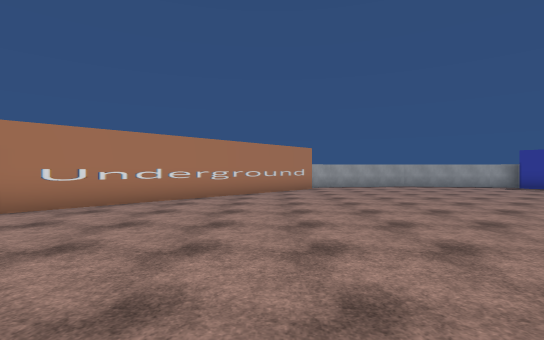
View 1 (above)

16 first-person views from a walk through a Unity game level. The camera is 1.5 m above the floor, looks level and sees 85° across. The floor is counted in squares, 2 m on a side. Each view is taken from the middle of a square. On the plan, view 1 faces up. The plan holds only what a view shows up to about 10 squares ahead; the rest is blank. The place goes on beyond the plan. Some surface patterns are stand-ins.

View 2
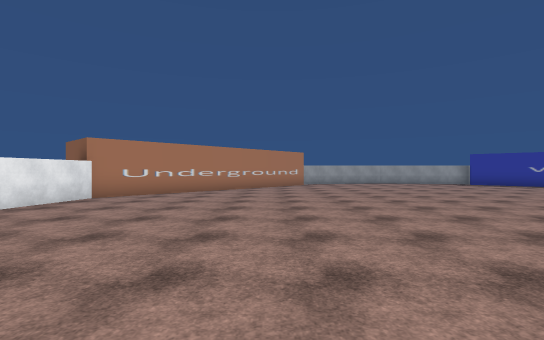

View 3
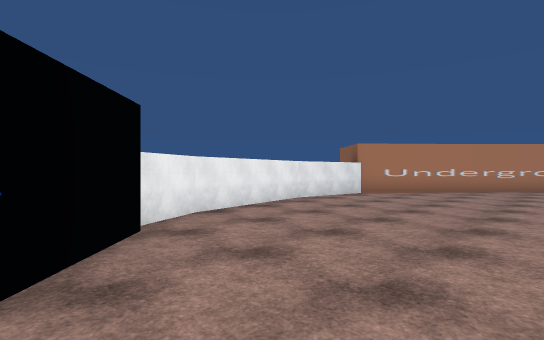

View 4
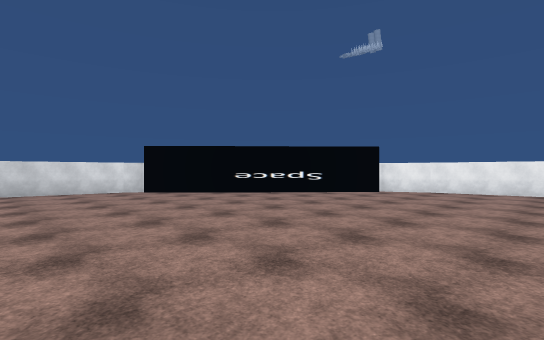

View 5
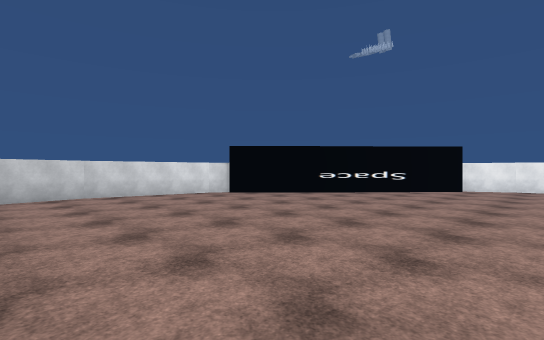

View 6
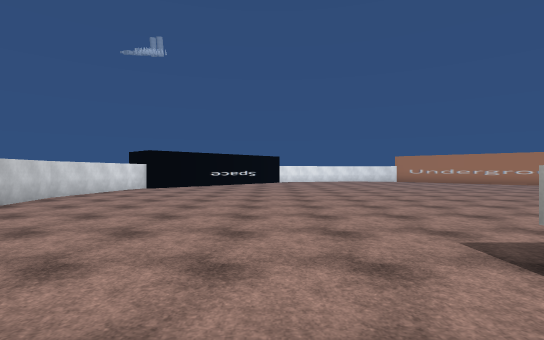

View 7
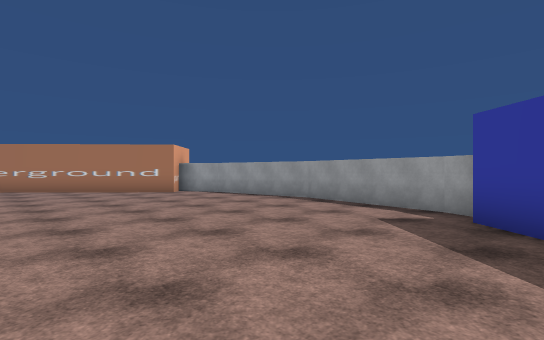

View 8
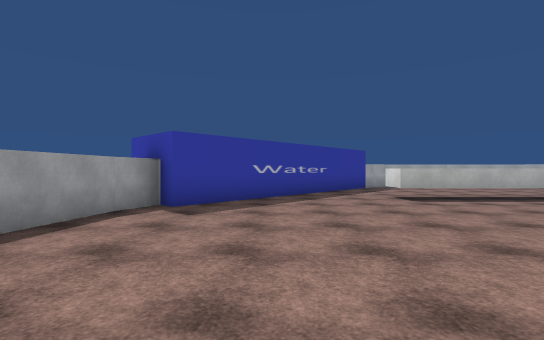

View 9
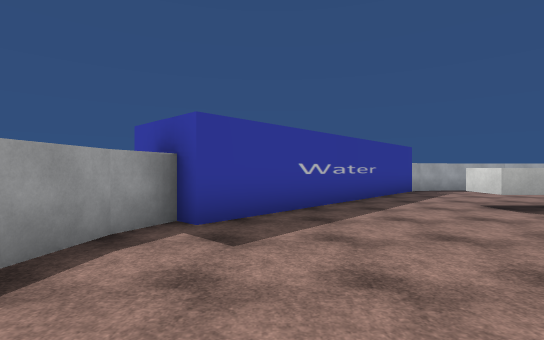

View 10
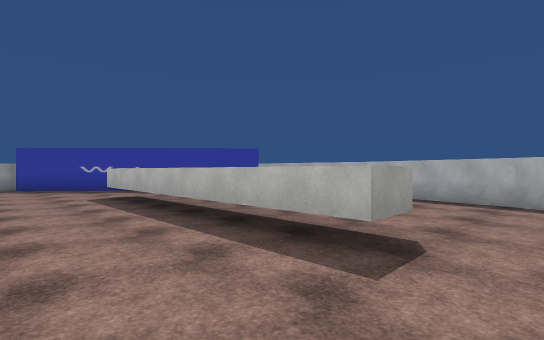

View 11
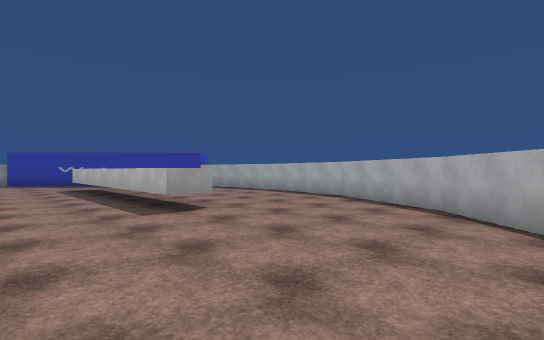

View 12
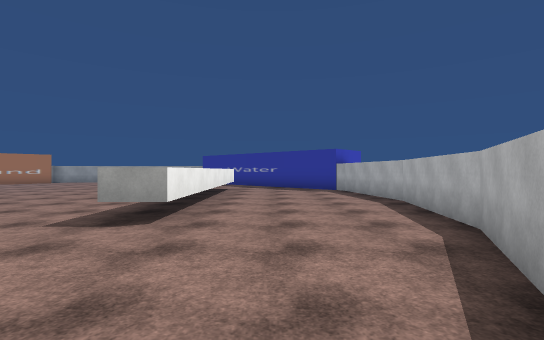

View 13
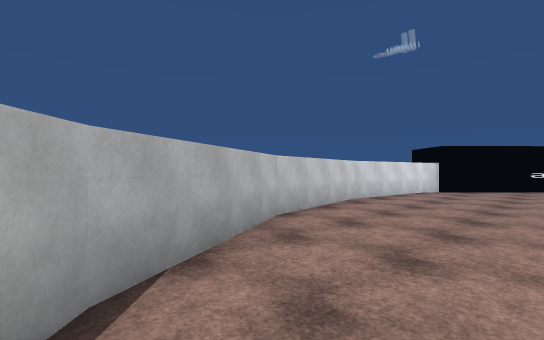

View 14
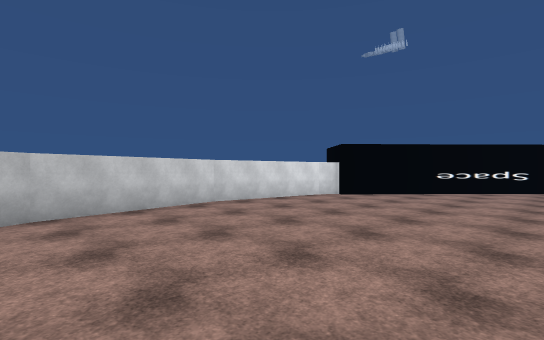

View 15
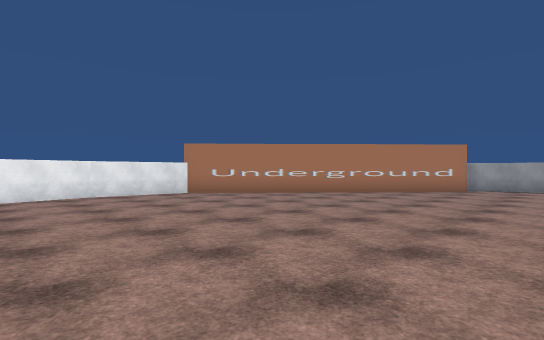

View 16
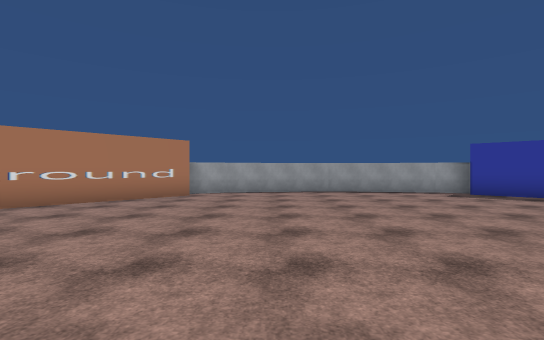

### Floor plan
Key: @ floor where view 1 was taken; # wall or solid block; . floor; T thing the floor can be seen under or through.
Columns run from 5 left of view 1 to 17 right of it. Each row starts with its distance up from view 1.
 14          #####
 13       ####...###
 12       #........###
 11      ##..........##
 10     ##............##
  9    ##..............##
  8   ##................##
  7  ##..................#
  6 ##...............T....
  5 #................T....#
  4 #................T....#
  3 #................T....#
  2 #................T....#
  1 #................T....#
  0 #....@...........T....#
 -1 #.....................#
 -2 #.....................#
 -3 ## ..................##
 -4    #.................#
 -5    ##...............##
 -6     ##.............##
 -7        ..........###
 -8        #.......###
 -9        #########

Where each view was taken, in squares from view 1:
view 1: 0 up, 0 right, facing up
view 2: 3 down, 0 right, facing up
view 3: 4 down, 0 right, facing up-left
view 4: 2 up, 6 right, facing down-left
view 5: 0 up, 8 right, facing down-left
view 6: 3 down, 14 right, facing left
view 7: 7 up, 11 right, facing up-left
view 8: 10 up, 4 right, facing right
view 9: 11 up, 6 right, facing right
view 10: 2 down, 9 right, facing up-right
view 11: 6 down, 9 right, facing up-right
view 12: 5 down, 14 right, facing up
view 13: 5 down, 13 right, facing down-left
view 14: 3 down, 10 right, facing down-left
view 15: 0 up, 4 right, facing up-left
view 16: 3 up, 4 right, facing up
